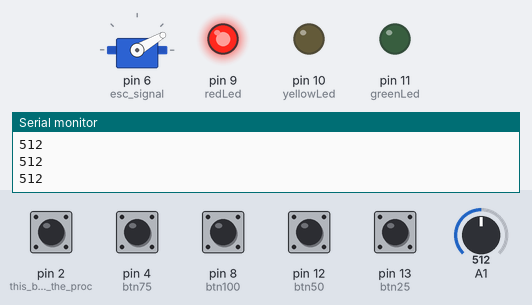
Simulated run of this sketch. Board: Arduino Uno, built with avr-gcc and run on an emulated ATmega328P. On the bench: servo, output pins drawn as LEDs (lit = HIGH), the last lines printed to the serial monitor. The test bench sets the inputs (shaded band); at power-on: pin 2 (this_button_stop_the_proc), pin 4 (btn75), pin 8 (btn100), pin 12 (btn50), pin 13 (btn25) LOW, A1 = 512.

Above: at 4.2 s.
4.3 s: A1 set to 760
At 4.6 s:
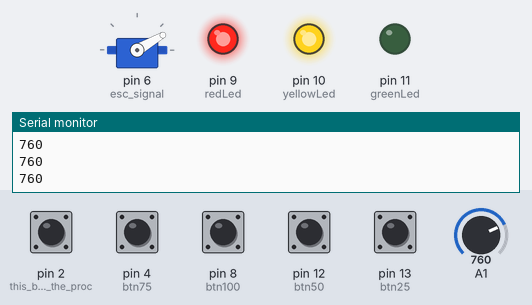
5.8 s: pin 4 (btn75) pulled HIGH for 0.15 s
At 7.0 s:
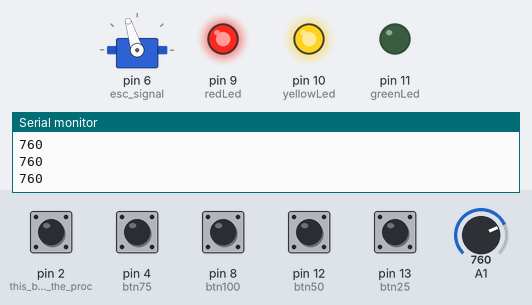
7.4 s: pin 8 (btn100) pulled HIGH for 0.15 s
At 8.6 s:
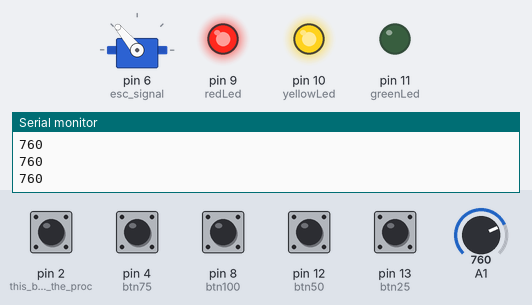
9.0 s: pin 12 (btn50) pulled HIGH for 0.15 s
At 10.0 s:
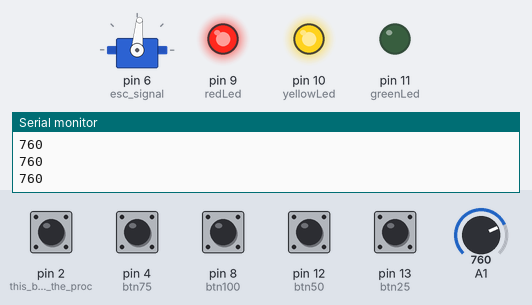
10.6 s: pin 13 (btn25) pulled HIGH for 0.15 s
At 11.4 s:
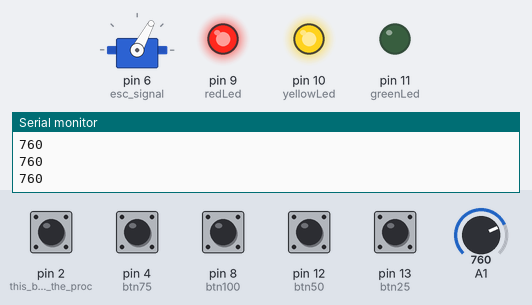
12.2 s: A1 set to 740
At 12.9 s:
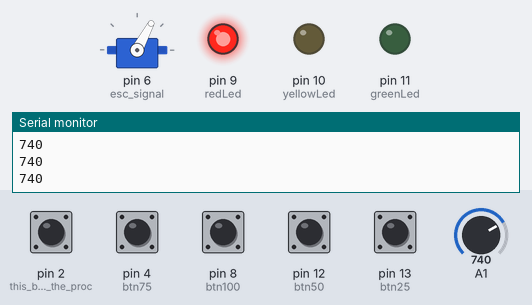
Timing chart, 0 to 14.7 s (numbered marks = the images above; inputs shaded):
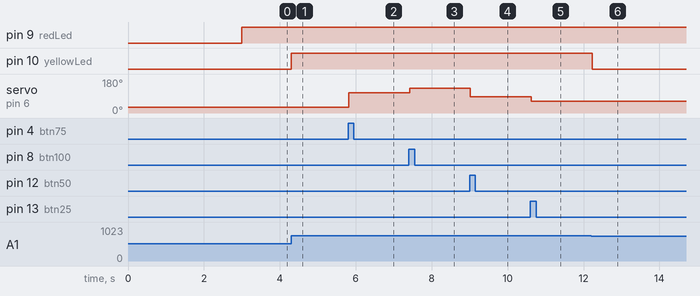

The sketch:

surfboard_leds_battery_level_and_buttons_op2.ino
```cpp
#include <Servo.h>
Servo esc_signal;

int option  = 0;  //this is to know witch button was touched
int count   = 0;  //this is to know how much time the output will be working

int btn100  = 8;  //for pin 8
int btn75   = 4;  //for pin 4
int btn50   = 12; //for pin 12
int btn25   = 13; //for pin 13

int greenLed  = 11; //for pin 11
int yellowLed = 10; //for pin 10
int redLed    = 9;  //for pin 9

int highLevel = 850; //number to compare with the analog reader
int lowLevel  = 750; //number to compare with the analog reader

int output_signal   = 0; //for output value, this goes between 0 and 255 to the pwd

void setup() {
  pinMode(2,INPUT);//this button stop the process

  pinMode(btn100,INPUT);//  100% power for 8s and 75% power for 60s
  pinMode(btn75,INPUT);//   75% power for 100s
  pinMode(btn50,INPUT);//   50% power for 100s
  pinMode(btn25,INPUT);//   25% power for 100s

  pinMode(greenLed,OUTPUT);//   to turn on the green Led
  pinMode(yellowLed,OUTPUT);//  to turn on the yellow Led
  pinMode(redLed,OUTPUT);//     to turn on the red Led


  attachInterrupt(digitalPinToInterrupt(2),BotonStop,RISING); //this button will work even if something else is in process

  Serial.begin(9600); //to print the values

  esc_signal.attach(6);  //Specify here the pin number on which the signal pin of ESC is connected.
  esc_signal.write(30);   //ESC arm command. ESCs won't start unless input speed is less during initialization.
  delay(3000);            //ESC initialization delay.

}

void loop() {

  if(digitalRead(btn100)){
    output_signal=map(100,0,100,40,130);
    option=1;
    Power100();
    }
  if(digitalRead(btn75)){
    output_signal=map(75,0,100,40,130);
    option=2;
    Power75();
    }
  if(digitalRead(btn50)){
    output_signal=map(50,0,100,40,130);
    option=3;
    Power50();
    }
  if(digitalRead(btn25)){
    output_signal=map(25,0,100,40,130);
    option=4;
    Power25();
    }

  CheckOption();
  CheckBattery(analogRead(A1));
  count+=1;
  delay(100);
}

void BotonStop(){
//pin2 button
  option=0;
  count=0;
  esc_signal.write(30);
}

void CheckBattery(int A1){
   Serial.println(A1);
   if(A1>=highLevel){
    digitalWrite(redLed,HIGH);
    digitalWrite(yellowLed,HIGH);
    digitalWrite(greenLed,HIGH);
    }
    if(A1<=highLevel&&A1>=lowLevel){
    digitalWrite(redLed,HIGH);
    digitalWrite(yellowLed,HIGH);
    digitalWrite(greenLed,LOW);
    }
   if(A1<=lowLevel){
    digitalWrite(redLed,HIGH);
    digitalWrite(yellowLed,LOW);
    digitalWrite(greenLed,LOW);
    }
  }

void Power100(){
  esc_signal.write(output_signal);
  }
void Power75(){
  esc_signal.write(output_signal);
  }
void Power50(){
  esc_signal.write(output_signal);
  }
void Power25(){
  esc_signal.write(output_signal);
  }

void CheckOption(){
  switch (option) {
  case 1:
    if(count==80){
      output_signal=map(75,0,100,40,130                                                                                                                                                                                                                                                                                     );
      Power75();
      }
    if(count>=680){
      BotonStop();
      }
    break;
  case 2:
    if(count>=1000){
      BotonStop();
      }
      break;
  case 3:
    if(count>=1000){
      BotonStop();
      }
    break;
  case 4:
    if(count>=1000){
      BotonStop();
      }
    break;
  default:
    BotonStop();
    break;
}
  }
```

Measured:
- after the input at 4.3 s, pin 10 (yellowLed): LOW → HIGH at once
- after the input at 5.8 s, servo on pin 6 (esc_signal): 30° → 107° at once
- after the input at 7.4 s, servo on pin 6 (esc_signal): 107° → 130° at once
- after the input at 9.0 s, servo on pin 6 (esc_signal): 130° → 85° at once
- after the input at 10.6 s, servo on pin 6 (esc_signal): 85° → 62° at once
- after the input at 12.2 s, pin 10 (yellowLed): HIGH → LOW at once
